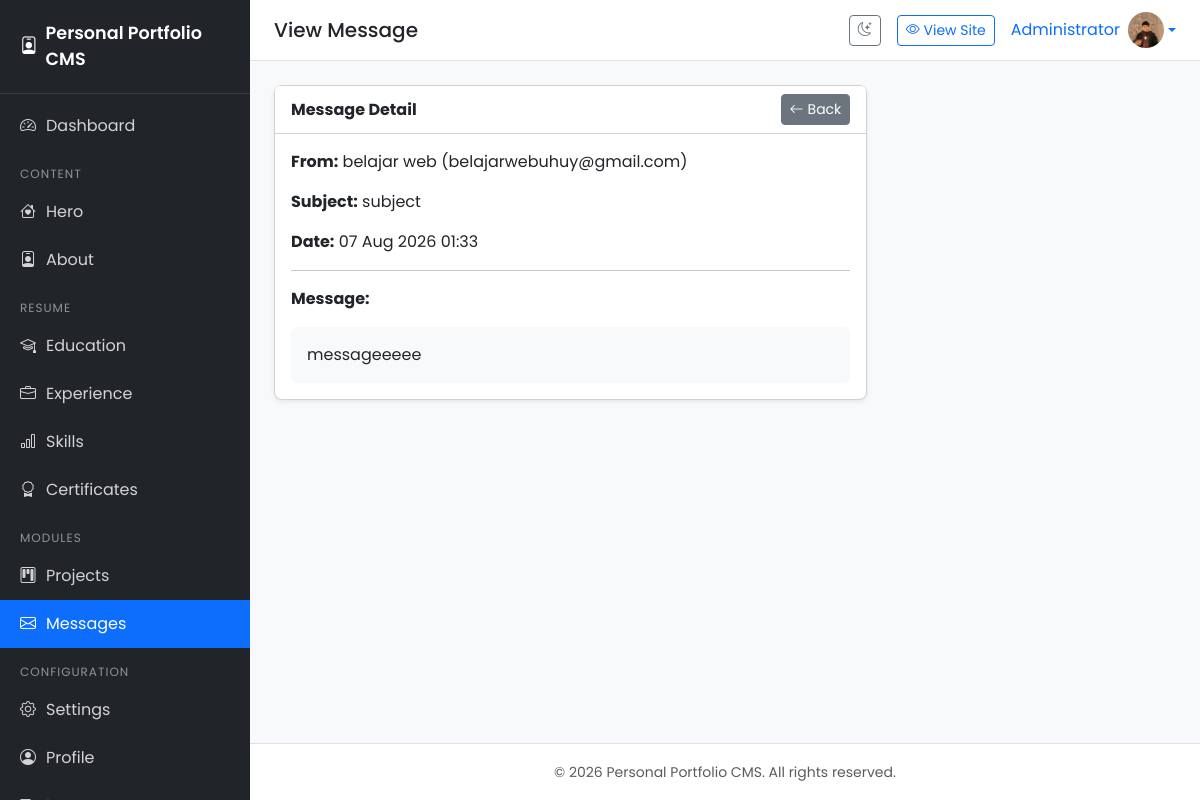
The page /admin/messages/view.php?id=3 (signed in) on the database its author committed.
### tables this page shows
CREATE TABLE `users` (
  `id` bigint(20) UNSIGNED NOT NULL,
  `name` varchar(100) NOT NULL,
  `email` varchar(150) NOT NULL,
  `password` varchar(255) NOT NULL,
  `photo` varchar(255) DEFAULT NULL,
  `created_at` timestamp NOT NULL DEFAULT current_timestamp(),
  `updated_at` timestamp NOT NULL DEFAULT current_timestamp() ON UPDATE current_timestamp()
);

CREATE TABLE `messages` (
  `id` bigint(20) UNSIGNED NOT NULL,
  `name` varchar(150) NOT NULL,
  `email` varchar(150) NOT NULL,
  `subject` varchar(255) DEFAULT NULL,
  `message` text NOT NULL,
  `is_read` tinyint(1) DEFAULT 0,
  `created_at` timestamp NOT NULL DEFAULT current_timestamp()
);

### includes/functions.php (called while the page is built, shortened)
<?php
require_once __DIR__ . '/database.php';
function e($value): string
{
    return htmlspecialchars((string) $value, ENT_QUOTES, 'UTF-8');
}
function url(string $path = ''): string
{
    return BASE_URL . '/' . ltrim($path, '/');
}
function currentUser(): ?array
{
    $stmt = db()->prepare('SELECT id, name, email, photo FROM users WHERE id = ? LIMIT 1');
    $stmt->execute([$_SESSION['user_id']]);
    return $stmt->fetch() ?: null;
}
function formatDate(?string $datetime, string $format = 'd M Y'): string
{
    $ts = strtotime($datetime);
    return $ts ? date($format, $ts) : '-';
}

### includes/database.php (called while the page is built, shortened)
<?php
function db(): PDO
{
    static $pdo = null;
    if ($pdo === null) {
        $dsn = 'mysql:host=' . DB_HOST . ';dbname=' . DB_NAME . ';charset=' . DB_CHARSET;
        $options = [
            PDO::ATTR_ERRMODE            => PDO::ERRMODE_EXCEPTION,
            PDO::ATTR_DEFAULT_FETCH_MODE => PDO::FETCH_ASSOC,
            PDO::ATTR_EMULATE_PREPARES   => false,
        ];
        try {
            $pdo = new PDO($dsn, DB_USER, DB_PASS, $options);
        } catch (PDOException $e) {
            error_log('Database connection failed: ' . $e->getMessage());
            http_response_code(500);
            exit('Koneksi database gagal. Silakan periksa konfigurasi.');
        }
    }
    return $pdo;
}

### admin/messages/view.php (the view, shortened to what this page needs)
<?php
$pageTitle = 'View Message';
$activeMenu = 'messages';
$id = (int) ($_GET['id'] ?? 0);
$pdo = db();
$pdo->prepare('UPDATE messages SET is_read = 1 WHERE id = ?')->execute([$id]);
$stmt = $pdo->prepare('SELECT * FROM messages WHERE id = ? LIMIT 1');
$stmt->execute([$id]);
$item = $stmt->fetch();
require_once __DIR__ . '/../../includes/header.php';
?>
<div class="row">
    <div class="col-lg-8">
        <div class="card">
            <div class="card-header bg-white d-flex justify-content-between align-items-center">
                <strong>Message Detail</strong>
                <a href="<?= url('admin/messages/index.php') ?>" class="btn btn-sm btn-secondary"><i
                        class="bi bi-arrow-left me-1"></i>Back</a>
            </div>
            <div class="card-body">
                <div class="mb-3">
                    <strong>From:</strong> <?= e($item['name']) ?> (<?= e($item['email']) ?>)
                </div>
                <div class="mb-3">
                    <strong>Subject:</strong> <?= e($item['subject'] ?: '-') ?>
                </div>
                <div class="mb-3">
                    <strong>Date:</strong> <?= e(formatDate($item['created_at'], 'd M Y H:i')) ?>
                </div>
                <hr>
                <div class="mb-3">
                    <strong>Message:</strong>
                </div>
                <div class="p-3 bg-light rounded">
                    <?= nl2br(e($item['message'])) ?>
                </div>
            </div>
        </div>
    </div>
</div>
<?php require_once __DIR__ . '/../../includes/footer.php'; ?>

### includes/header.php (shortened to what this page needs)
<?php
$pageTitle = $pageTitle ?? 'Dashboard';
$currentUser = currentUser();
?>
<!DOCTYPE html>
<html lang="en" data-bs-theme="light">
<head>
    <link href="https://cdn.jsdelivr.net/npm/bootstrap@5.3.3/dist/css/bootstrap.min.css" rel="stylesheet">
    <link href="https://cdn.jsdelivr.net/npm/bootstrap-icons@1.11.3/font/bootstrap-icons.min.css" rel="stylesheet">
</head>
<body>
    <aside class="sidebar" id="sidebar">
        <div class="brand d-flex align-items-center gap-2">
            <i class="bi bi-person-badge"></i>
            <span><?= e(APP_NAME) ?></span>
        </div>
        <nav class="nav flex-column mt-2">
            <a class="nav-link <?= ($activeMenu ?? '') === 'dashboard' ? 'active' : '' ?>"
                href="<?= url('admin/dashboard.php') ?>">
                <i class="bi bi-speedometer2"></i> Dashboard
            </a>
            <div class="nav-section">Content</div>
            <a class="nav-link <?= ($activeMenu ?? '') === 'hero' ? 'active' : '' ?>"
                href="<?= url('admin/hero/index.php') ?>">
                <i class="bi bi-house-heart"></i> Hero
            </a>
            <a class="nav-link <?= ($activeMenu ?? '') === 'about' ? 'active' : '' ?>"
                href="<?= url('admin/about/index.php') ?>">
                <i class="bi bi-person-badge"></i> About
            </a>
            <div class="nav-section">Resume</div>
            <a class="nav-link <?= ($activeMenu ?? '') === 'education' ? 'active' : '' ?>"
                href="<?= url('admin/education/index.php') ?>">
                <i class="bi bi-mortarboard"></i> Education
            </a>
            <a class="nav-link <?= ($activeMenu ?? '') === 'experience' ? 'active' : '' ?>"
                href="<?= url('admin/experience/index.php') ?>">
                <i class="bi bi-briefcase"></i> Experience
            </a>
            <a class="nav-link <?= ($activeMenu ?? '') === 'skills' ? 'active' : '' ?>"
                href="<?= url('admin/skills/index.php') ?>">
                <i class="bi bi-bar-chart"></i> Skills
            </a>
            <a class="nav-link <?= ($activeMenu ?? '') === 'certificates' ? 'active' : '' ?>"
                href="<?= url('admin/certificates/index.php') ?>">
                <i class="bi bi-award"></i> Certificates
            </a>
            <div class="nav-section">Modules</div>
            <a class="nav-link <?= ($activeMenu ?? '') === 'projects' ? 'active' : '' ?>"
                href="<?= url('admin/projects/index.php') ?>">
                <i class="bi bi-kanban"></i> Projects
            </a>
            <a class="nav-link <?= ($activeMenu ?? '') === 'messages' ? 'active' : '' ?>"
                href="<?= url('admin/messages/index.php') ?>">
                <i class="bi bi-envelope"></i> Messages
            </a>
            <div class="nav-section">Configuration</div>
            <a class="nav-link <?= ($activeMenu ?? '') === 'settings' ? 'active' : '' ?>"
                href="<?= url('admin/settings/index.php') ?>">
                <i class="bi bi-gear"></i> Settings
            </a>
            <a class="nav-link <?= ($activeMenu ?? '') === 'profile' ? 'active' : '' ?>"
                href="<?= url('admin/profile/index.php') ?>">
                <i class="bi bi-person-circle"></i> Profile
            </a>
            <a class="nav-link" href="<?= url('admin/logout.php') ?>">
                <i class="bi bi-box-arrow-right"></i> Logout
            </a>
        </nav>
    </aside>
    <div class="main-content">
        <div class="topbar">
            <h5 class="mb-0"><?= e($pageTitle) ?></h5>
            <div class="d-flex align-items-center gap-3">
                <button class="btn btn-outline-secondary btn-sm dark-mode-toggle" id="darkModeToggle"
                    title="Toggle Dark Mode">
                    <i class="bi bi-moon-stars"></i>
                </button>
                <a href="<?= url('') ?>" class="btn btn-outline-primary btn-sm" target="_blank">
                    <i class="bi bi-eye"></i> View Site
                </a>
                <div class="dropdown">
                    <a href="#" class="d-flex align-items-center text-decoration-none dropdown-toggle"
                        data-bs-toggle="dropdown">
                        <span class="me-2"><?= e($currentUser['name'] ?? 'Admin') ?></span>
                        <img src="<?= $currentUser['photo'] ? url('uploads/profile/' . $currentUser['photo']) : 'https://ui-avatars.com/api/?name=' . urlencode($currentUser['name'] ?? 'A') . '&background=0d6efd&color=fff' ?>"
                            alt="Profile" class="rounded-circle" style="width:36px;height:36px;object-fit:cover;">
                    </a>
                </div>
            </div>
        </div>
        <div class="content">

### includes/header.php (style rules this page uses)
body { font-family: 'Poppins', sans-serif; background: #f8f9fa; }
.sidebar { width: 250px; min-height: 100vh; background: #212529; color: #fff; position: fixed; top: 0; left: 0; z-index: 1000; transition: transform .3s ease; }
.sidebar .brand { padding: 20px; font-weight: 600; font-size: 1.1rem; border-bottom: 1px solid rgba(255, 255, 255, .1); }
.sidebar .nav-link { color: rgba(255, 255, 255, .8); padding: 12px 20px; border-radius: 0; display: flex; align-items: center; gap: 10px; }
.sidebar .nav-link.active { background: #0d6efd; color: #fff; }
.sidebar .nav-section { padding: 15px 20px 5px; font-size: .75rem; text-transform: uppercase; letter-spacing: 1px; color: rgba(255, 255, 255, .5); }
.main-content { margin-left: 250px; flex: 1; display: flex; flex-direction: column; min-height: 100vh; }
.topbar { background: #fff; padding: 12px 24px; border-bottom: 1px solid #dee2e6; display: flex; align-items: center; justify-content: space-between; position: sticky; top: 0; z-index: 999; }
.content { padding: 24px; flex: 1; }
.card { border-radius: .5rem; box-shadow: 0 .125rem .25rem rgba(0, 0, 0, .075); }
.dark-mode-toggle { cursor: pointer; }

### rows shown on the page
users: name "Administrator", photo (picture)
messages: name "belajar web", email "belajarwebuhuy@gmail.com", subject "subject", created_at "07 Aug 2026 01:33", message "messageeeee"

### other values the page prints
APP_NAME "Personal Portfolio CMS"
$pageTitle "View Message"
